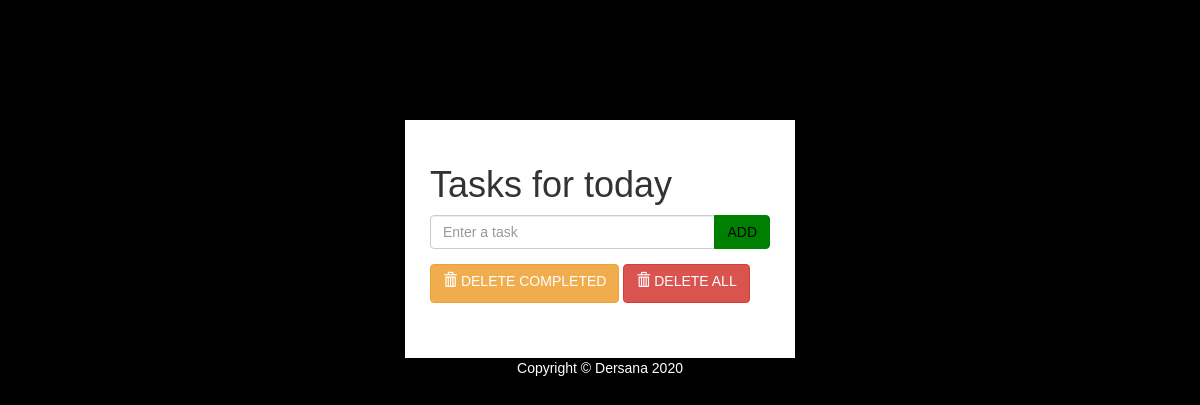
The app's page /, older data.
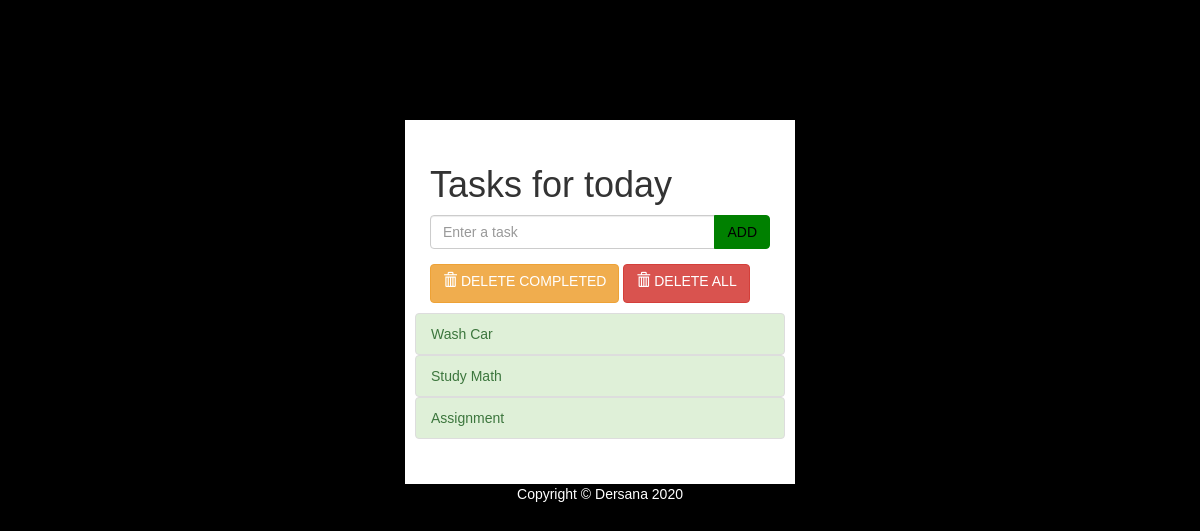
The same page, newer data.
### todolist/models.py (models this page shows, shortened)
class Todolist(models.Model):
    text = models.CharField(max_length=50)
    completed = models.BooleanField(default=False)

### todolist/views.py (the view)
# urls.py: path('', views.index, name='index'),
def index(request):
    list_items=Todolist.objects.order_by('id')
    form = TodoItem()
    context={'list_items':list_items, 'form':form}
    return render(request, 'todolist/index.html', context)

### todolist/forms.py
class TodoItem(forms.Form):
    text = forms.CharField(max_length=50, widget = forms.TextInput(attrs={'class': 'form-control', 'placeholder': 'Enter a task', 'aria-label':'todo', 'aria-describedby':'add-btn'}))

### todolist/templates/todolist/index.html (shortened to what this page needs)
{% load static %}
<!DOCTYPE html>
<html lang="en" dir="ltr">
  <head>
    <link rel="stylesheet" href="https://maxcdn.bootstrapcdn.com/bootstrap/3.3.7/css/bootstrap.min.css">
    <link rel="stylesheet" href="{% static 'todolist/styles.css' %}" />
  </head>
  <body>
    <div class="container-fluid" id="wrapper">
				<div class="col-lg-4 col-lg-offset-4" id="content">
					<h1>Tasks for today</h1>
					<form action="{% url 'add' %}" method="POST" role="form">
						<div class="form-group">
							<div class="input-group">
                {{form.text}}
							  <span class="input-group-btn">
								  <button type="submit" class="btn btn-default" id="add-btn">ADD</button>
							  </span>
							</div>
						</div>
					</form>
          <div class="row">
						<div class="col-lg-12">
              <div class="">
								<div class="btn-group">
									<a href="{% url 'deletecompleted' %}">
									<button type="button" class="btn btn-warning">
										<p class="glyphicon glyphicon-trash"></p> DELETE COMPLETED
									</button></a>
                </div>
                <div class="btn-group">
										<a href="{% url 'deleteall' %}">
									<button type="button" class="btn btn-danger">
										<p class="glyphicon glyphicon-trash"></p> DELETE ALL
									</button></a>
                </div>
							</div>
						</div>
          </div>
          <div class="row" style="margin-top:10px;">
            <ul class="list-group">
              {% for item in list_items %}
                  {% if item.completed %}
                      <li class="list-group-item list-group-item-success todo-completed">{{item.text}}</li>
                  {% else %}
                    <a href="{% url 'completed' item.id %}"><li class="list-group-item list-group-item-success">{{item.text}}</li></a>
                  {% endif %}
              {% endfor %}
            </ul>
          </div>
      </div>
			<footer>
					<div class="col-lg-12 text-center">
						Copyright &copy; Dersana 2020
					</div>
			</footer>
		</div>
  </body>
</html>

Row changes from the older to the newer data that the page shows:
added Todolist: text "Wash Car"
added Todolist: text "Study Math"
added Todolist: text "Assignment"
